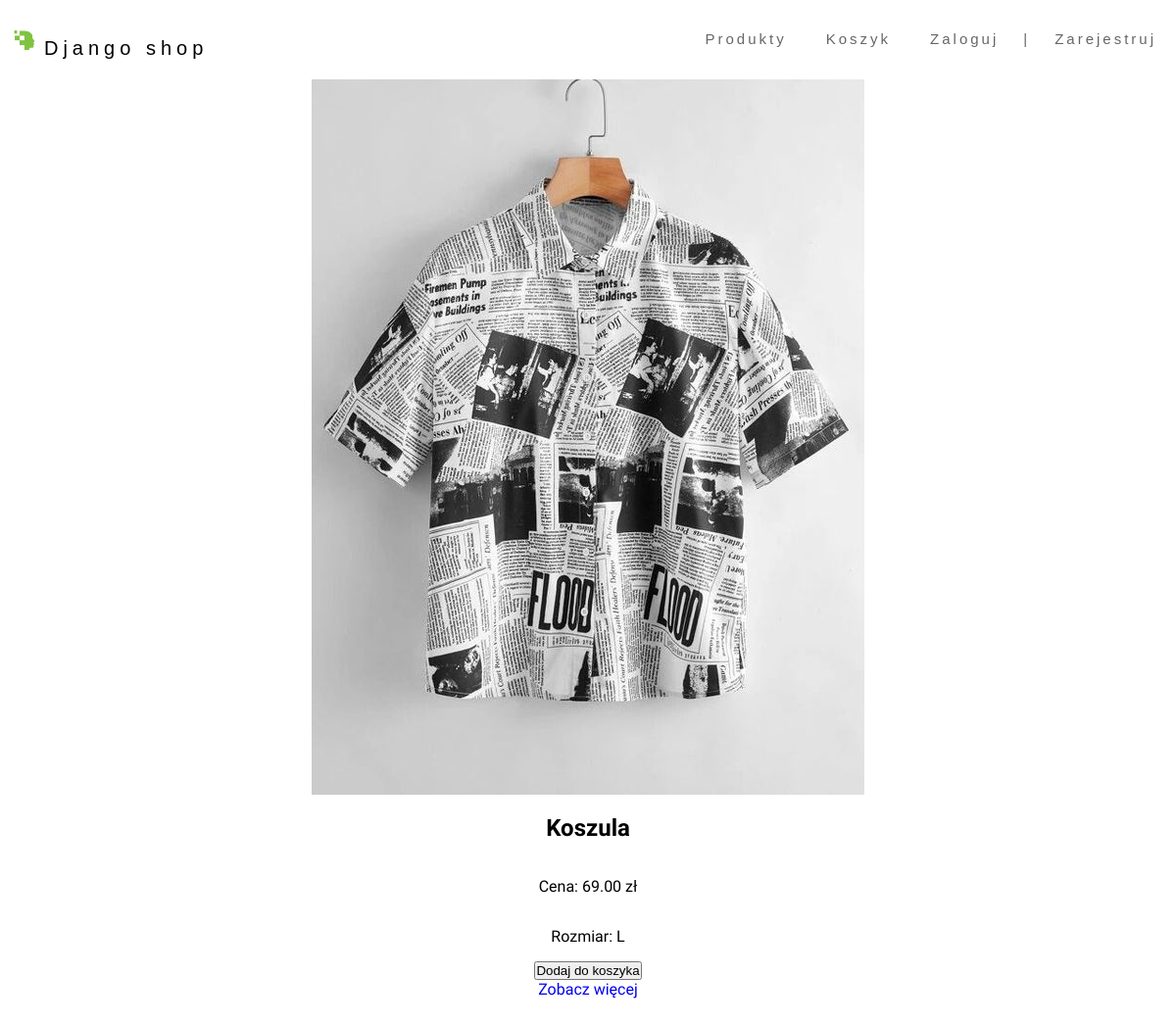
Screenshot of /products/ with the database file from the repository.
### shop/models.py (models this page shows, shortened)
class Product(models.Model):
    name = models.CharField(max_length=200, null=True)
    price = models.FloatField()
    size = models.CharField(max_length=200, null=True)
    image = models.ImageField(null=True, blank=True)
    @property
    def imageURL(self):
        try:
            self.url = self.image.url
        except:
            self.url = ''
        return self.url

### shop/views.py (the view)
# urls.py: path('products/', views.products, name="products"),
def products(request):
    data = cartData(request)
    cartItems = data['cartItems']
    order = data['order']
    items = data['items']
    products = Product.objects.all()
    context = {'products': products, 'cartItems': cartItems}
    return render(request, 'shop/products.html', context)

### shop/utils.py (called while the page is built, shortened)
def cookieCart(request):
	try:
		cart = json.loads(request.COOKIES['cart'])
	except:
		cart = {}
		print('CART:', cart)
	items = []
	order = {'get_cart_total':0, 'get_cart_items':0}
	cartItems = order['get_cart_items']
	return {'cartItems':cartItems ,'order':order, 'items':items}

def cartData(request):
	if request.user.is_authenticated:
		customer = request.user.customer
		order, created = Order.objects.get_or_create(customer=customer, complete=False)
		items = order.orderitem_set.all()
		cartItems = order.get_cart_items
	else:
		cookieData = cookieCart(request)
		cartItems = cookieData['cartItems']
		order = cookieData['order']
		items = cookieData['items']
	return {'cartItems':cartItems ,'order':order, 'items':items}

### shop/templates/shop/products.html
{% extends 'shop/index.html' %}
{% load static %}
{% block css %}
    <link rel="stylesheet" href="{% static 'css/products.css' %}">
{% endblock css %}
{% block content %}
	<section class="products-container">
		{% for product in products %}
		<div class="product">
			<img src="{{ product.imageURL }}"/>
			<h1>{{ product.name }}</h1>
			<p>Cena: {{ product.price | floatformat:2 }} zł</p>
			<p>Rozmiar: {{ product.size }}</p>
			<button data-product={{product.id}} data-action="add" class="update-button">Dodaj do koszyka</button>
			<a href="{% url 'single' %}">Zobacz więcej</a>
		</div>
		{% endfor %}
	</section>
{% endblock content %}

### static/css/style.css (style rules this page uses)
* { padding: 0; text-decoration: none; }
body, html { height: 100%; margin: 0; font-family: 'Old Standard TT', serif; max-width: 100%; overflow-x: hidden; background-color: white; }

### static/css/products.css (style rules this page uses)
.products-container { min-height: 100vh; display: flex; align-items: center; flex-wrap: wrap; justify-content: space-around; align-items: center; }
.product { margin: 2%; padding: 3%; width: 25%; display: flex; justify-content: space-around; align-items: center; flex-direction: column; }

### rows the page displays
Product: imageURL (picture), name "Koszula", price "69.00", size "L"
